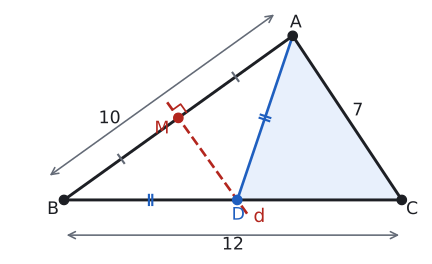

Recreate this plot in Python.
import sys; sys.path.insert(0, "tools")
from cizim import *

def uz(P, Q): return round(float(np.linalg.norm(np.asarray(P) - np.asarray(Q))), 3)
def ucgen(a, b, c):
    """|BC|=a, |CA|=b, |AB|=c. B orijinde, C x ekseninde."""
    x = (c**2 - b**2 + a**2) / (2 * a)
    return np.array([x, np.sqrt(c**2 - x**2)]), np.array([0.0, 0.0]), np.array([float(a), 0.0])
def ucgen_aci(A_, B_, a=6.0):
    """B ve A köşelerindeki açılar (derece) ve |BC|=a ile üçgen."""
    C_ = 180 - A_ - B_; c = a * np.sin(np.radians(C_)) / np.sin(np.radians(A_))
    return c * np.array([np.cos(np.radians(B_)), np.sin(np.radians(B_))]), np.array([0.0, 0.0]), np.array([a, 0.0])
def cevrel(A, B, C):
    """Kenar orta dikmelerin kesim noktası."""
    M = 2 * np.array([B - A, C - A]); r = np.array([B @ B - A @ A, C @ C - A @ A])
    return np.linalg.solve(M, r)
def kenar(ax, P, Q, metin, G, d=0.45, renk=YAZI, fs=13):
    P, Q = np.asarray(P, float), np.asarray(Q, float); M = (P + Q) / 2
    u = (Q - P) / np.linalg.norm(Q - P); v = np.array([-u[1], u[0]])
    if np.dot(v, M - np.asarray(G)) < 0: v = -v
    ax.text(*(M + d * v), metin, ha="center", va="center", color=renk, fontsize=fs)
def dik(ax, K, P, Q, s=0.3, renk=SOLUK):
    """K köşesinde KP ile KQ arasındaki dik açı işareti."""
    u = (P - K) / np.linalg.norm(P - K) * s; v = (Q - K) / np.linalg.norm(Q - K) * s
    ax.plot(*zip(K + u, K + u + v, K + v), color=renk, lw=1.3)
def aci_olc(K, P, Q):
    u, v = P - K, Q - K
    return round(float(np.degrees(np.arccos(np.dot(u, v) / np.linalg.norm(u) / np.linalg.norm(v)))), 3)
def centik(ax, P, Q, n=1, renk=SOLUK, L=0.18, ara=0.12):
    P, Q = np.asarray(P, float), np.asarray(Q, float)
    u = (Q - P) / np.linalg.norm(Q - P); v = np.array([-u[1], u[0]]); M = (P + Q) / 2
    for k in range(n):
        c = M + (k - (n - 1) / 2) * ara * u
        ax.plot(*zip(c - L * v, c + L * v), color=renk, lw=1.6)
def kesis(P, Q, R, S):
    """PQ doğrusu ile RS doğrusunun kesim noktası."""
    t = np.linalg.solve(np.array([Q - P, R - S]).T, R - P); return P + t[0] * (Q - P)

# Ders örneği 1: |AB|=10, |AC|=7, |BC|=12. [AB]'nin kenar orta dikmesi [BC]'yi D'de keser.
# |DA| = |DB|, Ç(ADC) = |AC| + |BC| = 19.
A, B, C = ucgen(12, 7, 10)
M = (A + B) / 2
D = kesis(M, M + np.array([-(A - B)[1], (A - B)[0]]), B, C)
print("DA", uz(D, A), "DB", uz(D, B), "Ç(ADC)", uz(A, D) + uz(D, C) + uz(A, C))
Gm = (A + B + C) / 3

fig, ax = sekil(5.6, 3.4)
ax.set_aspect("equal"); ax.axis("off")
ax.add_patch(plt.Polygon([A, D, C], color=MAVI_ACIK, lw=0))
ax.plot(*zip(A, B, C, A), color=YAZI)
ax.plot(*zip(A, D), color=MAVI, lw=2)
u = (M - D) / np.linalg.norm(M - D)
ax.plot(*zip(D - 0.6 * u, M + 0.7 * u), color=KIRMIZI, lw=2, ls="--")
ax.text(*(D - 0.75 * u + np.array([0.35, 0])), "d", color=KIRMIZI, fontsize=14, ha="center", va="center")
dik(ax, M, A, M + u, s=0.35, renk=KIRMIZI)
centik(ax, A, M, 1); centik(ax, M, B, 1)
centik(ax, D, A, 2, renk=MAVI); centik(ax, B, D, 2, renk=MAVI)
nokta(ax, *A, "A", dx=-0.1, dy=0.3); nokta(ax, *B, "B", dx=-0.6, dy=-0.5); nokta(ax, *C, "C", dx=0.15, dy=-0.5)
nokta(ax, *D, "D", dx=-0.2, dy=-0.7, renk=MAVI); nokta(ax, *M, "M", dx=-0.85, dy=-0.55, renk=KIRMIZI)
kenar(ax, A, C, "7", Gm, d=0.45)
ax.annotate("", xy=C + np.array([0, -1.25]), xytext=B + np.array([0, -1.25]), arrowprops=dict(arrowstyle="<->", color=SOLUK, lw=1.2))
ax.text(6, -1.6, "12", ha="center", va="center", fontsize=13)
v = np.array([-(A - B)[1], (A - B)[0]]) / 10
n = v / np.linalg.norm(v)
ax.annotate("", xy=A + 1.0 * n, xytext=B + 1.0 * n, arrowprops=dict(arrowstyle="<->", color=SOLUK, lw=1.2))
ax.text(*(B + 0.3 * (A - B) + 1.4 * n), "10", ha="center", va="center", fontsize=13)
ax.set_xlim(-2.0, 12.8); ax.set_ylim(-2.0, A[1] + 1.0)
kaydet(fig, __file__)
